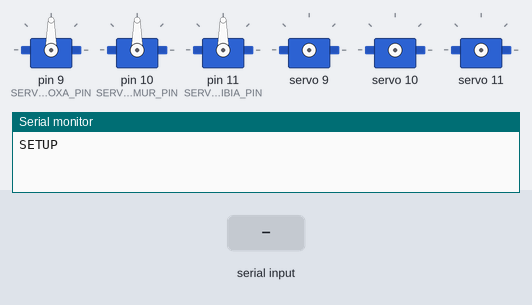
Recording of a sketch running on a simulated Arduino Uno, built with avr-gcc and run on an emulated ATmega328P. Parts: 6 × servo, the last lines printed to the serial monitor. The inputs (shaded band) are chosen by the test bench.

Above: at 1.2 s.
1.3 s: "90,45,200\n" received over Serial
2.8 s: "30,150,10\n" received over Serial
At 3.1 s:
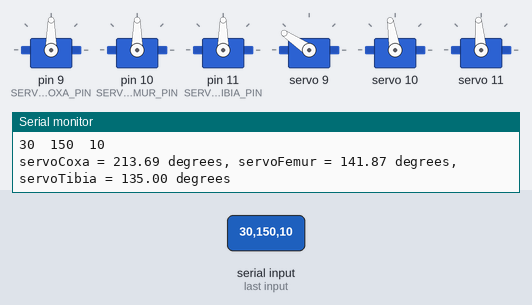
4.3 s: "90,45\n" received over Serial
At 6.1 s:
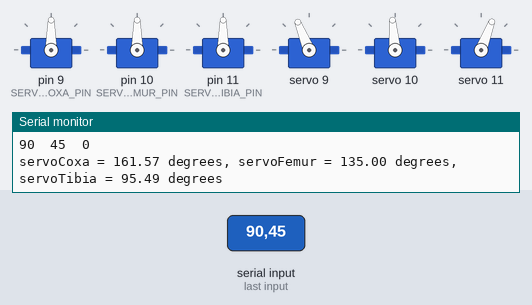
6.8 s: "90\n" received over Serial
At 9.6 s:
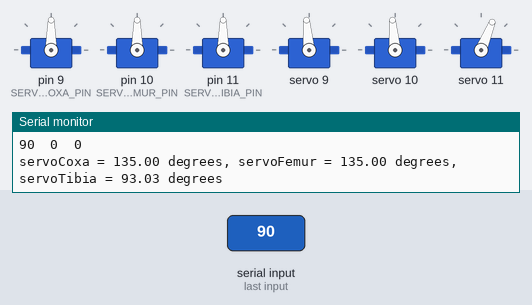
9.8 s: "200\n" received over Serial
At 12.3 s:
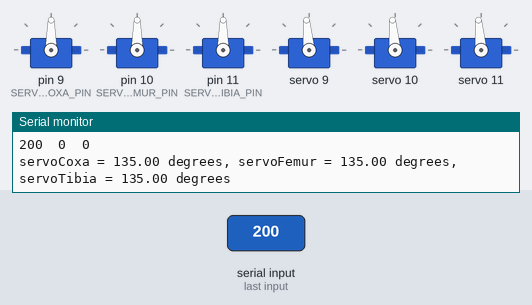
12.8 s: "1,90\n" received over Serial
At 15.0 s:
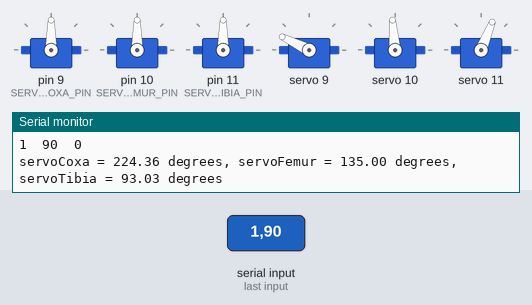
Timing chart, 0 to 16.3 s (numbered marks = the images above; inputs shaded):
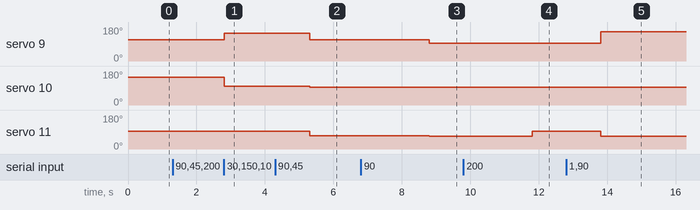

Measured:
- after the input at 2.8 s, servo 9: 112° → 146° at once; servo 10: 148° → 99° at once
- after the input at 4.3 s, servo 9: 146° → 112° after 1.0 s; servo 10: 99° → 95° after 1.0 s; servo 11: 95° → 69° after 1.0 s
- after the input at 6.8 s, servo 9: 112° → 95° after 2.0 s; servo 11: 69° → 68° after 2.0 s
- after the input at 9.8 s, servo 11: 68° → 95° after 2.0 s
- after the input at 12.8 s, servo 9: 95° → 154° after 1.0 s; servo 11: 95° → 68° after 1.0 s

The sketch:

20240323.ino
```cpp
/*
Using the inverse kinematics used in the 6-legged hexabot robot with Arduino using the C language, hold the pelvis as the origin with three motors and input the coordinates for the toes, and then move the toes with those coordinates.
The leg to be tested is leg 3, and the motor between the body and l1 is connected to pin 9. The motor between l1 and l2 is connected to pin 10. The motor between l2 and l3 is connected to pin 11.
Code to move one leg in hexabot
The range of movement of the motor is from 0 to 180 degrees, and when the legs are stretched, they are all 90 degrees.
Each servo angle when the robot's legs are stretched downward is servoCoxa = 90 degrees, servoFemur = 0 degrees, servoTibia = 90 degrees
Display the angle of each servo in the serial window.
1. The leg length is l1=70cm, l2=120cm, l3=193cm
2. The coordinates of the torso are 0,0,0, and the coordinates of each leg are set separately.
3.  x-axis for side, y-axis for front and back, and z-axis for up and down
4. The pelvic coordinates of the first leg are -40,60,0
   The pelvic coordinates of the second leg are 40,60,0
   The pelvic coordinates of the third leg are -60,0,0
   The pelvic coordinates of the fourth leg are 60,0,0
   The pelvic coordinates of the fifth leg are -40, -60,0
   The pelvic coordinates of the 6th leg are 40,-60,0

example :
If you move the toe to 383,0,0, servoCoxa = 90 degrees, servoFemur = 90 degrees, and servoTibia = 90 degrees.
If you move the toe to 0,383,0, servoCoxa = 0 degrees, servoFemur = 90 degrees, and servoTibia = 90 degrees.
If you move the toe to 70,0,-313, servoCoxa = 90 degrees, servoFemur = 0 degrees, and servoTibia = 90 degrees.
If you move the toe to 70,0,313, servoCoxa = 90 degrees, servoFemur = 180 degrees, and servoTibia = 90 degrees.
If you move the toe to 190,0,193, servoCoxa = 90 degrees, servoFemur = 90 degrees, and servoTibia = 180 degrees.
If you move the toe to 190,0,-193, servoCoxa = 90 degrees, servoFemur = 90 degrees, and servoTibia = 0 degrees.
*/

#include <Servo.h>
#include <Wire.h>
#include <Adafruit_PWMServoDriver.h>
#include <math.h>

Adafruit_PWMServoDriver pwm = Adafruit_PWMServoDriver(0x40);
Adafruit_PWMServoDriver pwm2 = Adafruit_PWMServoDriver(0x41);


//#define PI 3.14

// Servo pin assignments
#define SERVO_COXA_PIN 9
#define SERVO_FEMUR_PIN 10
#define SERVO_TIBIA_PIN 11

// Leg lengths
#define L1 70
#define L2 120
#define L3 193

// Leg 3 pelvic coordinates
#define LEG_3_PELVIS_X 0
#define LEG_3_PELVIS_Y 0
#define LEG_3_PELVIS_Z 0

Servo servoCoxa, servoFemur, servoTibia;


void motor(int Number,int Angle)
{
  if (Angle > 270 || Angle < 0) {Angle = 135;}  // 방어코드 추가
  int a = constrain(map(Angle, 0, 270, 150, 600), 150, 600);
  if (Number <= 16)
  {
    pwm.setPWM(Number, 0, a);
  }
  else if (Number >= 17)
  {
    pwm2.setPWM(Number-16, 0, a);
  }
}

void test()
{
  motor(9,135);
  Serial.println("135");
  delay(2000);
  motor(9,0);
  Serial.println("0");
  delay(400);


  /*for (int i = 0; i < 18; i++)
  {
    motor(0,135);
    Serial.println("135");
  }
  delay(2000);
  for (int i = 0; i < 18; i++)
  {
    motor(0,0);
    Serial.println("0");
  }
  delay(400);*/
}


void setup()
{
  Serial.begin(57600);

  servoCoxa.attach(SERVO_COXA_PIN);
  servoFemur.attach(SERVO_FEMUR_PIN);
  servoTibia.attach(SERVO_TIBIA_PIN);

  pwm.begin();
  pwm2.begin();
  pwm.setPWMFreq(60);
  pwm2.setPWMFreq(60);
  Serial.println("SETUP");
}

void loop()
{
  //test();
  if (Serial.available() >= 3)
  {
    int x = Serial.parseInt();
    int y = Serial.parseInt();
    int z = Serial.parseInt();
    Serial.print(x);
    Serial.print("  ");
    Serial.print(y);
    Serial.print("  ");
    Serial.println(z);
    moveLegTo(x, y, z);
  }
//motor(9, 90); motor(10, 90); motor(11, 90);
  //motor(0, 90);

}

void moveLeg1(float targetX, float targetY, float targetZ)
{
  float x, y, z;

  // Assuming x, y, and z are somehow provided by your system

  float d = sqrt(x * x + y * y - L1 * L1);
  float alpha = atan2(d, z);

  float servoCoxaAngle = atan2(y, x) * 180 / PI;
  float servoFemurAngle = (alpha + acos((L2 * L2 + d * d - L3 * L3) / (2 * L2 * d))) * 180 / PI;
  float servoTibiaAngle = acos((L2 * L2 + L3 * L3 - d * d) / (2 * L2 * L3)) * 180 / PI;

  servoCoxa.write(servoCoxaAngle);
  servoFemur.write(servoFemurAngle);
  servoTibia.write(servoTibiaAngle);

  Serial.print("ServoCoxa: ");
  Serial.println(servoCoxaAngle);
  Serial.print("ServoFemur: ");
  Serial.println(servoFemurAngle);
  Serial.print("ServoTibia: ");
  Serial.println(servoTibiaAngle);

}

void moveLegTo(float targetX, float targetY, float targetZ)
{
  float offsetX = targetX - LEG_3_PELVIS_X;
  float offsetY = targetY - LEG_3_PELVIS_Y;
  float offsetZ = targetZ - LEG_3_PELVIS_Z;

  float coxaAngle = atan2(offsetY, offsetX) * 180 / PI;
  float d1 = sqrt(offsetX * offsetX + offsetY * offsetY) - L1;
  float d2 = sqrt(d1 * d1 + offsetZ * offsetZ);

  if (d2 == 0)
  {
    float femurAngle = 0;
    float tibiaAngle = 0;
    Serial.print("ERROR");
  }
  else
  {

    float a1 = atan2(offsetZ, d1);
    float a2 = acos(max(min((L2 * L2 + d2 * d2 - L3 * L3) / (2 * L2 * d2), 1.0), -1.0));
    float femurAngle = (a1 + a2) * 180 / PI;

    float a3 = acos(max(min((L2 * L2 + L3 * L3 - d2 * d2) / (2 * L2 * L3), 1.0), -1.0));
    float tibiaAngle = (PI - a3) * 180 / PI;

    motor(9,90+coxaAngle+45);
    motor(10,(femurAngle+90)+45);
    motor(11,(tibiaAngle-90)+45);

    Serial.print("servoCoxa = ");
    Serial.print(90+coxaAngle+45);
    Serial.print(" degrees, servoFemur = ");
    Serial.print((femurAngle+90)+45);
    Serial.print(" degrees, servoTibia = ");
    Serial.print((tibiaAngle-90)+45);
    Serial.println(" degrees");
  }
}
```
